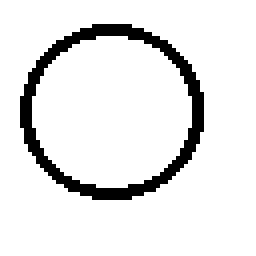
#> input picture images/2.bmp, 64 x 64 px, found by its file name (shown 4 times larger)
$ python fractal_test2.py
#> lines starting #> are read from the running program, lines starting #| are printed output that depends on the picture; after the words box and inside, x2 and y2 are one past the last pixel; in counts of white or black regions, pixels touching at a corner belong together
#> in main2, img is the input picture: shape (64, 64, 4); mean R, G, B, A 230.7, 230.7, 230.7, 255
import math

import matplotlib.image as mpimg
import matplotlib.pyplot as plt
import numpy as np
from scipy import ndimage


def get_greyscale_image(img):
    return np.mean(img[:, :, :2], 2)
#> returned value: shape (64, 64) float64; 90.5% white; black in thin lines or dots, all inside (x1, y1, x2, y2) = (5, 6, 51, 50)


def reduce(img, factor):
    result = np.zeros((img.shape[0] // factor, img.shape[1] // factor))
    for i in range(result.shape[0]):
        for j in range(result.shape[1]):
            result[i, j] = np.mean(img[i * factor:(i + 1) * factor, j * factor:(j + 1) * factor])
    return result


def rotate(img, angle):
    return ndimage.rotate(img, angle, reshape=False)


def flip(img, direction):
    return img[::direction, :]


def apply_transformation(img, direction, angle, contrast=1.0, brightness=0.0):
    return contrast * rotate(flip(img, direction), angle) + brightness


def get_d(X, Y):
    n = X[0].size
    mult = 0
    Xsum = 0
    Ysum = 0
    XSqSum = 0
    for i in range(n):
        for j in range(n):
            curr_x = X[i, j]
            curr_y = Y[i, j]
            mult += curr_x * curr_x
            Xsum += curr_x
            Ysum += curr_y
            XSqSum += curr_x ** 2
    lambda_ = (mult * n ** 2 - Xsum * Ysum) / (XSqSum * n ** 2 - Xsum ** 2 + 0.0001)
    tau = (XSqSum * Ysum - mult * Xsum) / (XSqSum * n ** 2 - Xsum ** 2 + 0.0001)
    res = Y - (lambda_ * X + tau)
    curr = 0
    for i in range(n):
        for j in range(n):
            curr += res[i, j] ** 2
    return curr


def get_contr_br(D, S):
    A = np.concatenate((np.ones((S.size, 1)), np.reshape(S, (S.size, 1))), axis=1)
    b = np.reshape(D, (D.size,))
    x, _, _, _ = np.linalg.lstsq(A, b)
    return x[1], x[0]


def get_all_transf_blocks(img, source_size, destination_size, step):
#> called with source_size = 16, destination_size = 8, step = 16
    factor = source_size // destination_size
    transformed_blocks = []
    for k in range((img.shape[0] - source_size) // step + 1):
        for l in range((img.shape[1] - source_size) // step + 1):
            S = reduce(img[k * step:k * step + source_size, l * step:l * step + source_size], factor)
            for direction, angle in candidates:
                transformed_blocks.append((k, l, direction, angle, apply_transformation(S, direction, angle)))
#> after the loop, transformed_blocks = 128 items
    return transformed_blocks


def compress(img, source_size, destination_size, step):
    transformations = []
    transformed_blocks = get_all_transf_blocks(img, source_size, destination_size, step)
#> transformed_blocks = 128 items
    for i in range(img.shape[0] // destination_size):
        transformations.append([])
        for j in range(img.shape[1] // destination_size):
            print(i, j)
            transformations[i].append(None)
            min_d = float('inf')
            D = img[i * destination_size:(i + 1) * destination_size, j * destination_size:(j + 1) * destination_size]
            for k, l, direction, angle, S in transformed_blocks:
                contr, br = get_contr_br(D, S)
                d = get_d(S, D)

                if d < min_d:
                    min_d = d
                    transformations[i][j] = (k, l, direction, angle, contr, br)
    return transformations


def decomp(transformations, source_size, destination_size, step, nb_iter=8):
#> called with source_size = 16, destination_size = 8, step = 16, nb_iter = 10
    factor = source_size // destination_size
    height = len(transformations) * destination_size
    width = len(transformations[0]) * destination_size
    img = mpimg.imread('images/64x64.bmp')
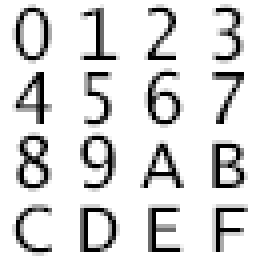
#> input picture images/64x64.bmp, 64 x 64 px, found by its file name (shown 4 times larger)
#> img is the input picture: shape (64, 64, 3); min 0, max 255, mean 218.2
    img = get_greyscale_image(img)
    iterations = [img]
    cur_img = np.zeros((height, width))
    for i_iter in range(nb_iter):
        print(i_iter)
        for i in range(len(transformations)):
            for j in range(len(transformations[i])):
                k, l, flip, angle, contrast, brightness = transformations[i][j]
                S = reduce(iterations[-1][k * step:k * step + source_size, l * step:l * step + source_size], factor)
                D = apply_transformation(S, flip, angle, contrast, brightness)
                cur_img[i * destination_size:(i + 1) * destination_size,
                j * destination_size:(j + 1) * destination_size] = D
        iterations.append(cur_img)
        cur_img = np.zeros((height, width))
#> cur_img: shape (64, 64) float64; every value is 0
    return iterations


def plot_iterations(iterations):
    plt.figure()
    nb_row = math.ceil(np.sqrt(len(iterations)))
    nb_cols = nb_row
    for i, img in enumerate(iterations):
        plt.subplot(nb_row, nb_cols, i + 1)
        plt.imshow(img, cmap='gray', vmin=0, vmax=255, interpolation='none')
        frame = plt.gca()
        frame.axes.get_xaxis().set_visible(False)
        frame.axes.get_yaxis().set_visible(False)
#> this loop made 11 passes
    plt.tight_layout()


directions = [1, -1]
angles = [0, 90, 180, 270]
candidates = [(dir_, angle) for dir_ in directions for angle in angles]


def main2():
    img = mpimg.imread('images/2.bmp')
    img = get_greyscale_image(img)
    transformations = compress(img, 16, 8, 16)
    iterations = decomp(transformations, 16, 8, 16, 10)
    plot_iterations(iterations)
    plt.show()
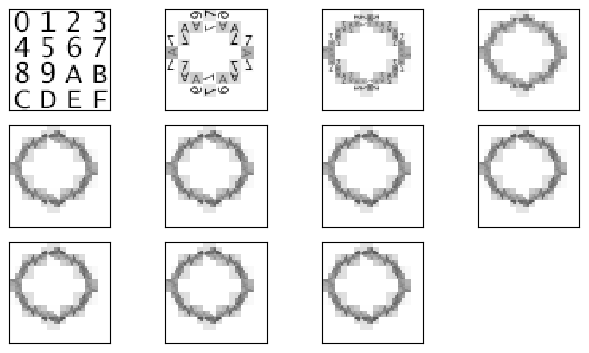
#> figure drawn by matplotlib, 11 panels


if __name__ == '__main__':
    main2()
